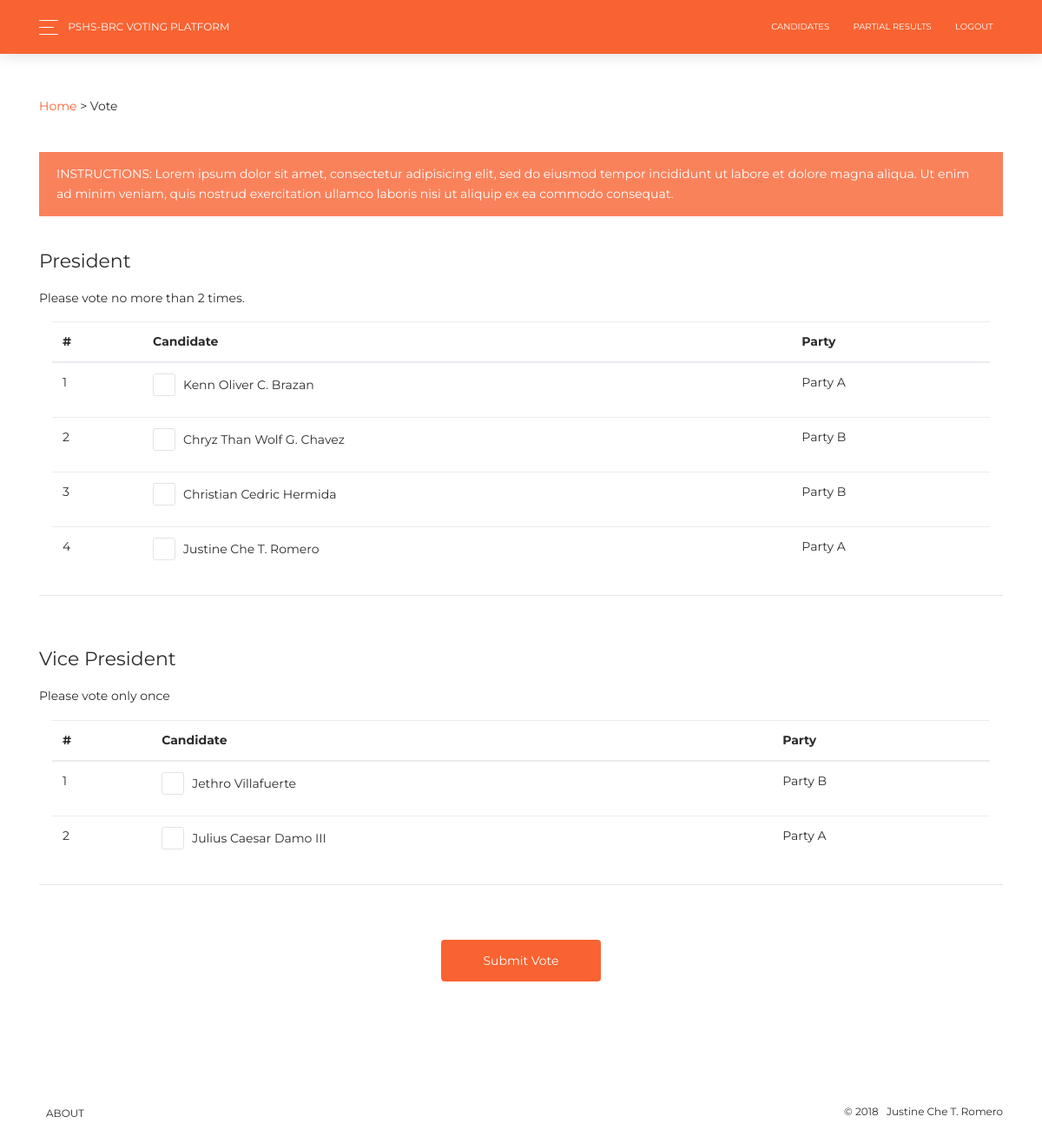
Screenshot of /index.php?mode=election&action=vote (signed in) with the database file from the repository.
### tables this page shows
CREATE TABLE `candidate` (
  `id` int(11) NOT NULL,
  `user` int(11) NOT NULL,
  `position` text NOT NULL,
  `details` text NOT NULL,
  `party` text NOT NULL,
  `votes` int(11) NOT NULL
);

CREATE TABLE `user` (
  `id` int(11) NOT NULL,
  `username` text NOT NULL,
  `password` text NOT NULL,
  `name` text NOT NULL,
  `section` text NOT NULL,
  `priv` text NOT NULL,
  `voted` int(11) NOT NULL
);

### election/vote.php (the view, shortened to what this page needs)
<?php
    $json = file_get_contents('settings.json');
    $es = json_decode($json,true);
 ?>
 <div class="container">
	<a href="index.php">Home</a> > Vote <br><br>
	<br>
	<p class="alert-primary alert">
		INSTRUCTIONS: Lorem ipsum dolor sit amet, consectetur adipisicing elit, sed do eiusmod
		tempor incididunt ut labore et dolore magna aliqua. Ut enim ad minim veniam,
		quis nostrud exercitation ullamco laboris nisi ut aliquip ex ea commodo
		consequat.
	</p>
	<br>
    <form action="index.php?mode=election&action=vote" method="post">
    <?php
        $pos_ctr =0;
        foreach ($es["positions"] as $p)
        {
    ?>
    <h5><?php echo $p["name"] ?></h5>
    <?php if($p["count"]==1): ?>
    <p>Please vote only once</p>
    <?php else: ?>
    <p>Please vote no more than <?php echo $p["count"] ?> times.</p>
    <?php endif; ?>
    <div class="container">
        <table class="table">
            <thead>
                <tr>
                    <th>#</th>
                    <th>Candidate</th>
                    <th>Party</th>
                </tr>
            </thead>
            <tbody>
                <?php
                    $res = mysqli_query($conn,"SELECT `user`.`name`,`candidate`.`party`,`candidate`.`id` FROM `candidate` JOIN `user` ON `candidate`.`user`=`user`.`id` WHERE `candidate`.`position`='$p[name]' ORDER BY RAND()");
                    $ctr = 0;
                    while($obj = mysqli_fetch_assoc($res))
                    {
                 ?>
                <tr>
                    <td><?php echo ++$ctr; ?></td>
                    <td>
                        <div class="checkbox">
                            <label for="checkbox_<?php echo $pos_ctr."_".$ctr ?>">
                                <?php echo $obj["name"]; ?>
                            </label>
                        </div>
                    </td>
                    <td><?php echo $obj["party"]; ?></td>
                </tr>
                <?php }; ?>
            </tbody>
        </table>
    </div>
    <hr>
    <br><br>
    <?php
    $pos_ctr++;
    } ?>
    <div class="container text-center">
        <button type="button" class="btn btn-primary btn-lg"  data-toggle="modal" data-target="#myModal">Submit Vote</button>
    </div>
    </form>
 </div>

### rows the page displays
candidate: user.name "Kenn Oliver C. Brazan", party "Party A"
candidate: user.name "Chryz Than Wolf G. Chavez", party "Party B"
candidate: user.name "Christian Cedric Hermida", party "Party B"
candidate: user.name "Justine Che T. Romero", party "Party A"
candidate: user.name "Jethro Villafuerte", party "Party B"
candidate: user.name "Julius Caesar Damo III", party "Party A"

### other values shown
$p["name"] "President"
$p["count"] "2"
$p["name"] "Vice President"
